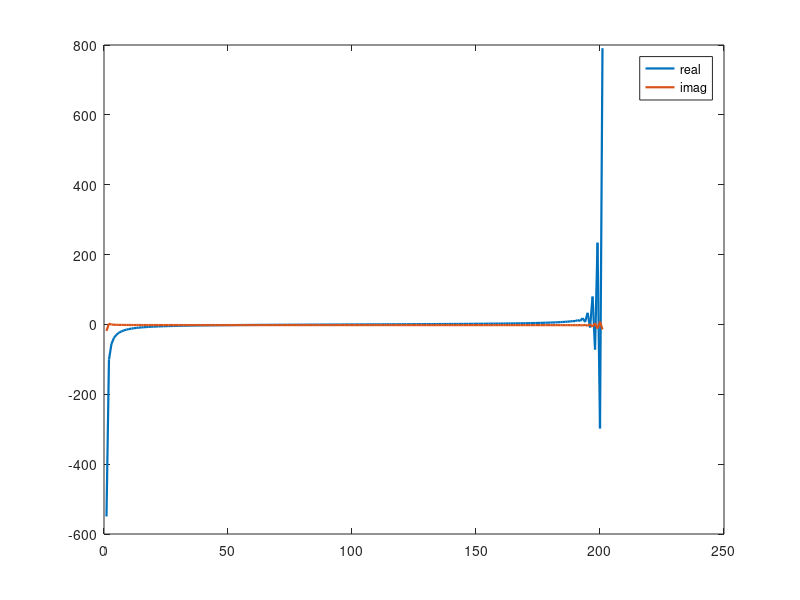

MATLAB code to generate this figure:
% m = 2, k = 20
%
% Исходная функция
f = @(x) 2./(x+1i*20) + 1i*20./(x - 1i*2);
% Зададим массив значений аргумента
X = -10:0.1:10;
% Вычислим массив значчений исходной функции
F = f(X);
% Осуществим преобразование Фурье
Fur = fft(F);
% Построим графики мнимой и вещественной части образа Фурье исходной
% функции
figure(1);
plot(real(Fur), 'LineWidth', 1.6);
hold on;
plot(imag(Fur), 'LineWidth', 1.6);
legend('real','imag');
xlabel = 'freq';
ylabel = 'Furie';
